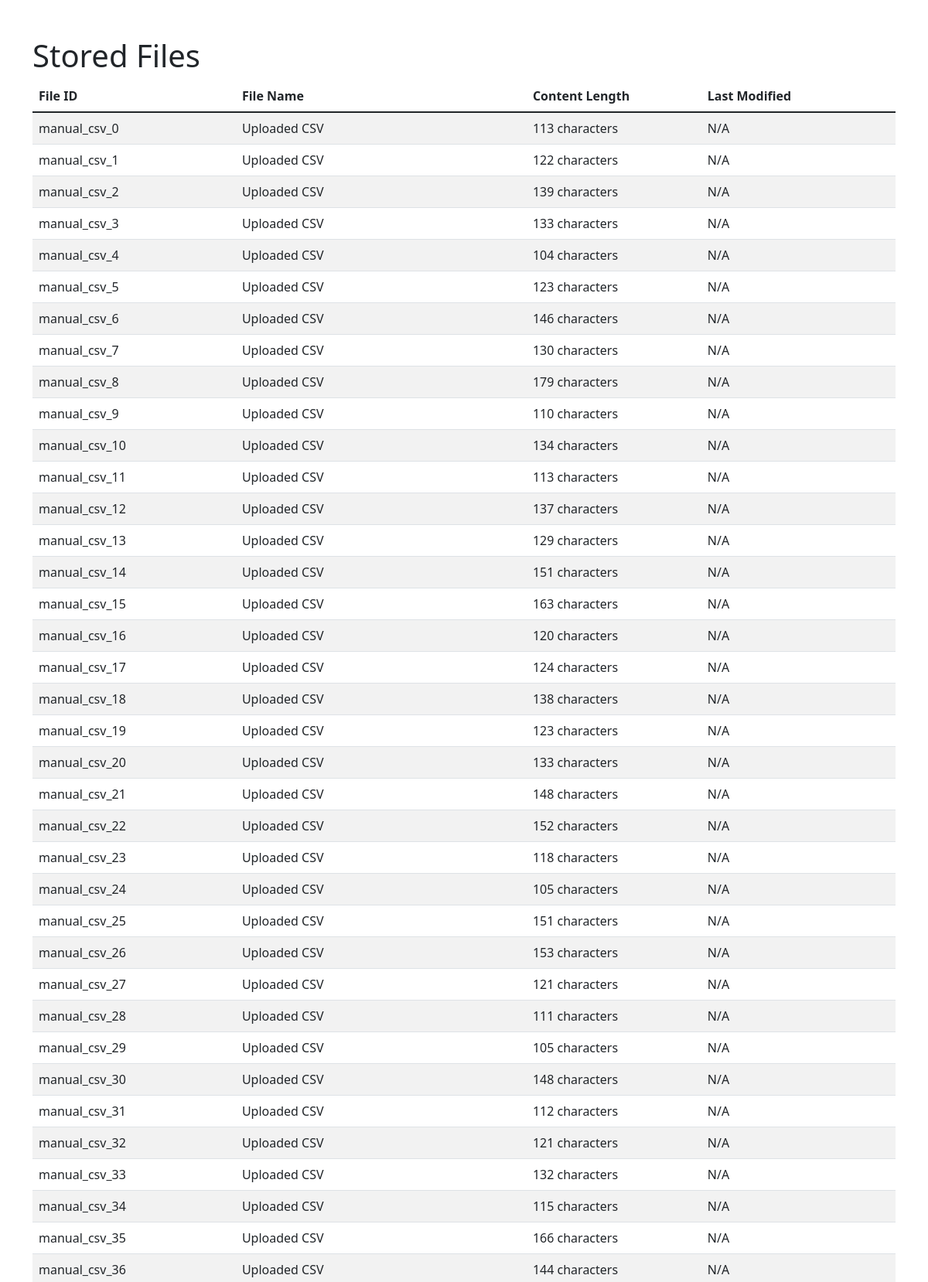
Screenshot of /list_files (upper part) with the database file from the repository.
### tables this page shows
CREATE TABLE files (
            id TEXT PRIMARY KEY,
            name TEXT NOT NULL,
            content TEXT,
            last_modified TEXT
        );

### onedrive_chatbot.py (the view)
@app.route("/list_files")
def list_files():
    show_content = request.args.get('show_content', 'false')
    conn = sqlite3.connect("onedrive_files.db")
    cursor = conn.cursor()
    if show_content == 'true':
        cursor.execute("SELECT id, name, content, last_modified FROM files")
    else:
        cursor.execute("SELECT id, name, length(content) as content_length, last_modified FROM files")
    files = cursor.fetchall()
    conn.close()
    return render_template("list_files.html", files=files, show_content=show_content)

### templates/list_files.html (shortened to what this page needs)
<!DOCTYPE html>
<html lang="en">
<head>
    <link href="https://cdn.jsdelivr.net/npm/bootstrap@5.1.3/dist/css/bootstrap.min.css" rel="stylesheet">
</head>
<body>
    <div class="container mt-5">
        <h1>Stored Files</h1>
        {% if show_content == 'true' %}
            <table class="table table-striped">
                <thead>
                    <tr>
                        <th>File ID</th>
                        <th>File Name</th>
                        <th>Content</th>
                        <th>Last Modified</th>
                    </tr>
                </thead>
                <tbody>
                    {% for file in files %}
                    <tr>
                        <td>{{ file[0] }}</td>
                        <td>{{ file[1] }}</td>
                        <td><pre>{{ file[2][:500] }}{% if file[2]|length > 500 %}... (truncated){% endif %}</pre></td>
                        <td>{{ file[3] or 'N/A' }}</td>
                    </tr>
                    {% endfor %}
                </tbody>
            </table>
            <a href="/list_files" class="btn btn-secondary">Hide Content</a>
        {% else %}
            <table class="table table-striped">
                <thead>
                    <tr>
                        <th>File ID</th>
                        <th>File Name</th>
                        <th>Content Length</th>
                        <th>Last Modified</th>
                    </tr>
                </thead>
                <tbody>
                    {% for file in files %}
                    <tr>
                        <td>{{ file[0] }}</td>
                        <td>{{ file[1] }}</td>
                        <td>{{ file[2] }} characters</td>
                        <td>{{ file[3] or 'N/A' }}</td>
                    </tr>
                    {% endfor %}
                </tbody>
            </table>
        {% endif %}
    </div>
</body>
</html>

### rows the page displays
files: id "manual_csv_0", name "Uploaded CSV", file "113", file "N/A"
files: id "manual_csv_1", name "Uploaded CSV", file "122", file "N/A"
files: id "manual_csv_2", name "Uploaded CSV", file "139", file "N/A"
files: id "manual_csv_3", name "Uploaded CSV", file "133", file "N/A"
files: id "manual_csv_4", name "Uploaded CSV", file "104", file "N/A"
files: id "manual_csv_5", name "Uploaded CSV", file "123", file "N/A"
files: id "manual_csv_6", name "Uploaded CSV", file "146", file "N/A"
files: id "manual_csv_7", name "Uploaded CSV", file "130", file "N/A"
files: id "manual_csv_8", name "Uploaded CSV", file "179", file "N/A"
files: id "manual_csv_9", name "Uploaded CSV", file "110", file "N/A"
files: id "manual_csv_10", name "Uploaded CSV", file "134", file "N/A"
files: id "manual_csv_11", name "Uploaded CSV", file "113", file "N/A"
files: id "manual_csv_12", name "Uploaded CSV", file "137", file "N/A"
files: id "manual_csv_13", name "Uploaded CSV", file "129", file "N/A"
files: id "manual_csv_14", name "Uploaded CSV", file "151", file "N/A"
files: id "manual_csv_15", name "Uploaded CSV", file "163", file "N/A"
files: id "manual_csv_16", name "Uploaded CSV", file "120", file "N/A"
files: id "manual_csv_17", name "Uploaded CSV", file "124", file "N/A"
files: id "manual_csv_18", name "Uploaded CSV", file "138", file "N/A"
files: id "manual_csv_19", name "Uploaded CSV", file "123", file "N/A"
files: id "manual_csv_20", name "Uploaded CSV", file "133", file "N/A"
files: id "manual_csv_21", name "Uploaded CSV", file "148", file "N/A"
files: id "manual_csv_22", name "Uploaded CSV", file "152", file "N/A"
files: id "manual_csv_23", name "Uploaded CSV", file "118", file "N/A"
files: id "manual_csv_24", name "Uploaded CSV", file "105", file "N/A"
files: id "manual_csv_25", name "Uploaded CSV", file "151", file "N/A"
files: id "manual_csv_26", name "Uploaded CSV", file "153", file "N/A"
files: id "manual_csv_27", name "Uploaded CSV", file "121", file "N/A"
files: id "manual_csv_28", name "Uploaded CSV", file "111", file "N/A"
files: id "manual_csv_29", name "Uploaded CSV", file "105", file "N/A"
files: id "manual_csv_30", name "Uploaded CSV", file "148", file "N/A"
files: id "manual_csv_31", name "Uploaded CSV", file "112", file "N/A"
files: id "manual_csv_32", name "Uploaded CSV", file "121", file "N/A"
files: id "manual_csv_33", name "Uploaded CSV", file "132", file "N/A"
files: id "manual_csv_34", name "Uploaded CSV", file "115", file "N/A"
files: id "manual_csv_35", name "Uploaded CSV", file "166", file "N/A"
files: id "manual_csv_36", name "Uploaded CSV", file "144", file "N/A"
